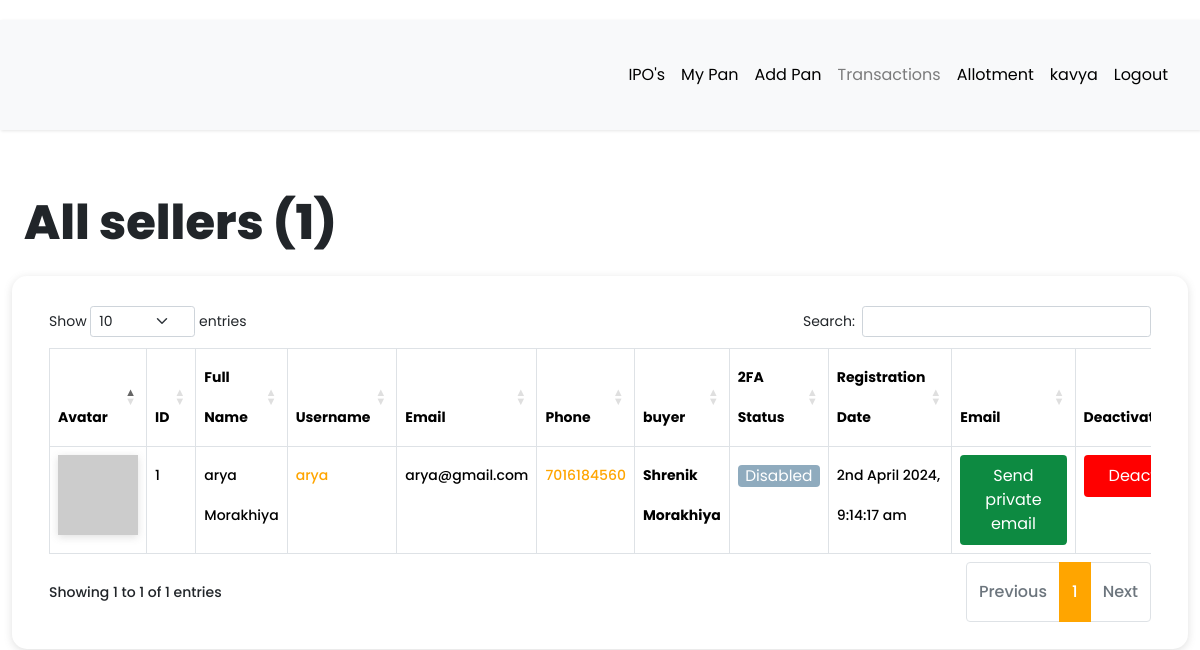
Before: /dashboard/all-sellers (signed in) with the older database file.
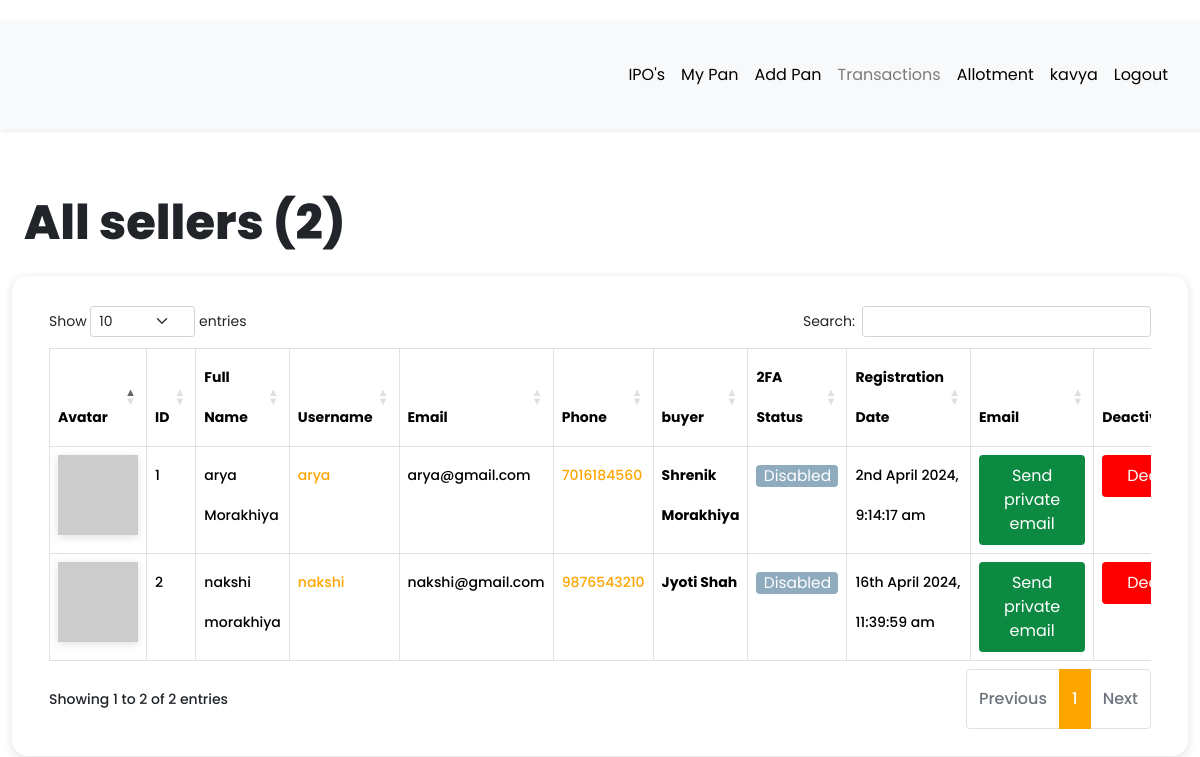
After: the same page with the newer database file.
### app/models.py (models this page shows, shortened)
class User(db.Model, UserMixin):
    __tablename__ = "user"
    id = db.Column(db.Integer, primary_key=True)
    first_name = db.Column(db.String(64), index=True, default="First Name", nullable=False)
    last_name = db.Column(db.String(64), index=True, default="Last Name", nullable=False)
    username = db.Column(db.String(64), index=True, unique=True, nullable=False)
    email = db.Column(db.String(128), index=True, unique=True, nullable=False)
    password_hash = db.Column(db.String(128))
    confirm_password = db.Column(db.String(128))
    phone_number = db.Column(db.String(20), default="7016184560", nullable=False)
    verification_phone = db.Column(db.String(20))
    active = db.Column(db.Boolean, nullable=False, default=True)
    delete_account = db.Column(db.Boolean, default=False)
    registered_at = db.Column(db.DateTime, default=datetime.utcnow, nullable=False)
    emails = db.relationship("Email", backref="author", lazy="dynamic")
    type = db.Column(db.String(64))
    __mapper_args__ = {"polymorphic_identity": "user", "polymorphic_on": "type"}
    def two_factor_enabled(self):
        return self.verification_phone is not None
    @property
    def is_active(self):
        return self.active
    def avatar(self, size):
        digest = md5(self.email.lower().encode("utf-8")).hexdigest()
        return f"https://www.gravatar.com/avatar/{digest}?d=identicon&s={size}"

class Seller(User):
    __tablename__ = "seller"
    id = db.Column(
        db.Integer,
        db.ForeignKey("user.id", ondelete="CASCADE", name="fk_seller_user_id"),  # Explicit FK name
        primary_key=True
    )
    current_residence = db.Column(db.String(64), default="Ahmedabad, Gujarat")
    buyer_id = db.Column(db.Integer, db.ForeignKey("buyer.id", ondelete="CASCADE"))
    buyer = db.relationship(
        "Buyer", backref="buyer", foreign_keys=[buyer_id], passive_deletes=True
    )
    __mapper_args__ = {"polymorphic_identity": "seller", "polymorphic_load": "inline"}

### app/routes.py (the view, shortened to what this page needs)
@app.route("/dashboard/all-sellers")
@login_required
def all_sellers():
    if current_user.type == "admin":
        sellers = Seller.query.all()
        all_registered_sellers = len(sellers)
        return render_template(
            "seller/all_sellers.html",
            title="All sellers",
            sellers=sellers,
            all_registered_sellers=all_registered_sellers,
        )
    else:
        return flash_message()

### app/models.py (called while the page is built)
@login.user_loader
def load_user(id):
    return User.query.get(int(id))

### app/templates/seller/all_sellers.html (shortened to what this page needs)
{% extends 'base.html' %}
{% block current_user_content %}
    <div class="container-fluid content">
        <div class="row">
            <div class="col-md-12">
                <h1 class="mt-4 mb-4">{{ title }} ({{ all_registered_sellers }})</h1>
            </div>
        </div>
        <div class="row users">
            <div class="col-md-12">
                <div class="table-responsive">
                    <table id="data" class="table table-hover table-bordered">
                        <thead>
                            <tr>
                                <th>Avatar</th>
                                <th>ID</th>
                                <th>Full Name</th>
                                <th>Username</th>
                                <th>Email</th>
                                <th>Phone</th>
                                <th>buyer</th>
                                <th>2FA Status</th>
                                <th>Registration Date</th>
                                <th>Email</th>
                                {% if current_user.type == 'admin' %}
                                    <th>Deactivate</th>
                                {% endif %}
                            </tr>
                        </thead>
                        <tbody>
                            {% for seller in sellers %}
                                <tr>
                                    <td><img src="{{ seller.avatar(25) }}"></td>
                                    <td>{{ loop.index }}</td>
                                    <td>{{ seller.first_name }} {{ seller.last_name }}</td>
                                    <td> <a href="{{ url_for('all_transaction',seller_id = seller.id) }}">{{ seller.username }}</a></td>
                                    <td>{{ seller.email }}</td>
                                    <td><a href="https://wa.me/{{ seller.phone_number | replace('+', '') }}?text=Hello%20From%20somaSOMA" target="_blank">{{ seller.phone_number }}</a></td>
                                    <td><strong>{{ seller.buyer.first_name }} {{ seller.buyer.last_name }}</strong></td>
                                    {% if seller.two_factor_enabled() %}
                                        <td><span class="label label-info"> Enabled </span></td>
                                    {% else %}
                                        <td><span class="label label-info"> Disabled </span></td>
                                    {% endif %}
                                    <td>{{ moment(seller.registered_at).format('Do MMMM YYYY, h:mm:ss a') }}</td>
                                    <td>
                                        {% if seller.email == current_user.email %}
                                            <a
                                                href=" {{ url_for('compose_direct_email_to_seller', email=seller.email) }} "
                                                class="btn link_disabled"
                                                style="background-color: #0d8a41; color: white;">
                                                Send Private Email
                                            </a>
                                        {% else %}
                                            <a
                                                href=" {{ url_for('compose_direct_email_to_seller', email=seller.email) }} "
                                                class="btn"
                                                style="background-color: #0d8a41; color: white;">
                                                    Send private email
                                            </a>
                                        {% endif %}
                                    </td>
                                    {% if current_user.type == 'admin' %}
                                        <td>
                                            {% if seller.active == True %}
                                                {% if current_user.username == seller.username %}
                                                    <button style="background-color: red; color: white;" class="btn" data-bs-toggle="modal" data-bs-target="#adminModalCenter">
                                                        Deactivate
                                                    </button>
                                                    <div class="modal fade" id="sellerModalCenter" tabindex="-1" role="dialog" aria-labelledby="sellerModalCenterTitle" aria-hidden="true">
                                                        <div class="modal-dialog modal-dialog-centered" role="document">
                                                            <div class="modal-content">
                                                                <div class="modal-header">
                                                                <h3 class="modal-title" id="sellerModalLongTitle">Are You Sure?</h3>
                                                                <button type="button" class="close" data-bs-dismiss="modal" aria-label="Close">
                                                                    <span aria-hidden="true">&times;</span>
                                                                </button>
                                                                </div>
                                                                <div class="modal-body">
                                                                <p>
                                                                    This action is not permanent. It can be reversed. <br><br>
                                                                    <a
                                                                        href=" {{ url_for('deactivate_seller', username=seller.username) }} "
                                                                        class="btn link_disabled"
                                                                        style="background-color: red; color: white;">
                                                                            Deactivate seller
                                                                    </a>
                                                                </p>
                                                                </div>
                                                                <div class="modal-footer">
                                                                <button type="button" class="btn btn-secondary" data-bs-dismiss="modal">Close</button>
                                                                </div>
                                                            </div>
                                                        </div>
                                                    </div>
                                                {% else %}
                                                    <button style="background-color: red; color: white;" class="btn" data-bs-toggle="modal" data-bs-target="#seller2ModalCenter">
                                                        Deactivate
                                                    </button>
                                                {% endif %}
                                            {% endif %}
                                        </td>
                                    {% endif %}
                                </tr>
                            {% endfor %}
                        </tbody>
                    </table>
                </div>
            </div>
        </div>
    </div>
{% endblock %}

### app/templates/base.html (shortened to what this page needs)
<!DOCTYPE html>
<html lang="eng">
<head>
  <link rel="stylesheet" href="https://cdnjs.cloudflare.com/ajax/libs/intl-tel-input/16.0.4/css/intlTelInput.css">
  <link rel="stylesheet" type="text/css" href="https://cdn.datatables.net/1.10.25/css/dataTables.bootstrap5.css">
  <link rel="stylesheet" href="../static/css/navbar.css">
  {% if current_user.is_authenticated %}
  <link rel="stylesheet" type="text/css" href="{{ url_for('static', filename='css/custom_current_user.css') }}"
    alt="52 Not available at this momoent">
  <link href="https://cdn.jsdelivr.net/npm/bootstrap@5.3.3/dist/css/bootstrap.min.css" rel="stylesheet"
>
  <link rel="stylesheet" href="../static/css/main.css">
  <link rel="stylesheet"
    href="https://cdnjs.cloudflare.com/ajax/libs/malihu-custom-scrollbar-plugin/3.1.5/jquery.mCustomScrollbar.min.css">
  {% endif %}
</head>
<body>
    {% if current_user.is_authenticated %}
    {% if current_user.is_active %}
    <div class="wrapper">
      <div id="content">
        <nav class="navbar navbar-expand-lg navbar-light bg-light">
          <div class="container-fluid">
            <div class="collapse navbar-collapse" id="navbarSupportedContent">
              <ul class="nav navbar-nav ms-auto">
                <li class="nav-item">
                  <a class="nav-link {{ 'link_disabled' if request.endpoint == 'view_product' else '' }}"
                    href="{{ url_for('view_product') }}" alt="459 Not available at this moment">IPO's</a>
                </li>
                <li class="nav-item">
                  <a class="nav-link {{ 'link_disabled' if request.endpoint == 'all_pan' else '' }}"
                    href="{{ url_for('all_pan') }}" alt="459 Not available at this moment">My Pan</a>
                </li>
                <li class="nav-item">
                  <a class="nav-link {{ 'link_disabled' if request.endpoint == 'add_pan' else '' }}"
                    href="{{ url_for('add_pan') }}" alt="459 Not available at this moment">Add Pan</a>
                </li>
                {% if current_user.type == "admin" or current_user.type == "buyer" %}
                <li class="nav-item">
                  <a class="nav-link {{ 'link_disabled' if request.endpoint == 'all_sellers' else '' }}"
                    href="{{ url_for('all_sellers') }}" alt="459 Not available at this moment">Transactions</a>
                </li>
                {% else %}
                <li class="nav-item">
                  <a class="nav-link {{ 'link_disabled' if request.endpoint == 'all_transaction' else '' }}"
                    href="{{ url_for('all_transaction') }}" alt="459 Not available at this moment">Transactions</a>
                </li>
                {% endif %}
                <li class="nav-item">
                  <a class="nav-link {{ 'link_disabled' if request.endpoint == 'checking_allotment' else '' }}"
                    href="{{ url_for('checking_allotment') }}" alt="459 Not available at this moment">Allotment</a>
                </li>
                <li class="nav-item ">
                  <a class="nav-link {{ 'link_disabled' if request.endpoint == 'dashboard' else '' }}"
                    href="{{ url_for('dashboard') }}" alt="459 Not available at this moment">{{ current_user.username
                    }}</a>
                </li>
                <li class="nav-item">
                  <a class="nav-link {{ 'link_disabled' if request.endpoint == 'logout' else '' }}"
                    href="{{ url_for('logout') }}" alt="459 Not available at this moment">Logout</a>
                </li>
              </ul>
            </div>
          </div>
        </nav>
        {% block current_user_content %}
        {% endblock %}
      </div>
    </div>
    {% endif %}
    {% endif %}
</body>
</html>

### app/static/css/navbar.css (style rules this page uses)
:root { --default-primary: #90f188; --default-secondary: #0f1d07; --container-gutter: clamp(2.5rem, 2.6455026455vw, 3.325rem); --theme-primary: var(--default-primary); --theme-secondary: var(--default-secondary); }

### app/static/css/custom_current_user.css (style rules this page uses)
body { font-family: 'Poppins', sans-serif; background: #fafafa; }
a, a:hover, a:focus { color: inherit; text-decoration: none; transition: all 0.3s; }
.navbar { padding: 15px 10px; background: #fff; border: none; border-radius: 0; margin-bottom: 40px; box-shadow: 1px 1px 3px #0000001a; }
.wrapper { display: flex; width: 100%; }
#content { width: calc(100%); padding-top: 20px; padding-bottom: 20px; min-height: 100vh; transition: all 0.3s; position: absolute; top: 0; right: 0; }
.users { margin-bottom: 25px; padding: 25px; border-radius: 15px; box-shadow: #63636333 0px 2px 8px 0px; }
.link_disabled { pointer-events: none; color: currentColor; cursor: not-allowed; opacity: 0.5; text-decoration: none; }
.btn { display: inline-block; font-weight: 400; line-height: 0.5; color: #575555; text-align: center; text-decoration: none; vertical-align: middle; cursor: pointer; -webkit-user-select: none; -moz-user-select: none; -ms-user-select: none; user-select: none; background-color: #c2c2c2; border: 1px solid transparent; padding: 0.8rem 0.8rem; font-size: 1.1em; border-radius: 0.25rem; transition: color 0.15s ease-in-out, background-color 0.15s ease-in-out, border-color 0.15s ease-in-out, box-shadow 0.15s ease-in-out; }
.label { display: inline-block; font-weight: 400; line-height: 0.5; text-align: center; text-decoration: none; vertical-align: middle; cursor: pointer; -webkit-user-select: none; -moz-user-select: none; -ms-user-select: none; user-select: none; background-color: #e2e2e2; border: 1px solid transparent; padding: 0.4rem 0.4rem; font-size: 1.1em; border-radius: 0.25rem; transition: color 0.15s ease-in-out, background-color 0.15s ease-in-out, border-color 0.15s ease-in-out, box-shadow 0.15s ease-in-out; }
.label-info { background-color: #8fabbe; }
.label-info, .label-success, .label-warning, .label-danger, .label-info:hover, .label-success:hover, .label-warning:hover, .label-danger:hover { color: white; }
img { box-shadow: #63636333 0px 2px 8px 0px; }

Changed rows visible on the page:
added Seller: first_name "nakshi", last_name "morakhiya", username "nakshi", email "nakshi@gmail.com", phone_number "9876543210", buyer.first_name "Jyoti", buyer.last_name "Shah"
added User: registered_at "16th April 2024, 11:39:59 am"
Other visible differences:
{{ all_registered_sellers }}: "1" → "2"
text written by a page script: "Show entries Search: Showing 1 to 1 of 1 entries Previous 1 Next" → "Show entries Search: Showing 1 to 2 of 2 entries Previous 1 Next"
